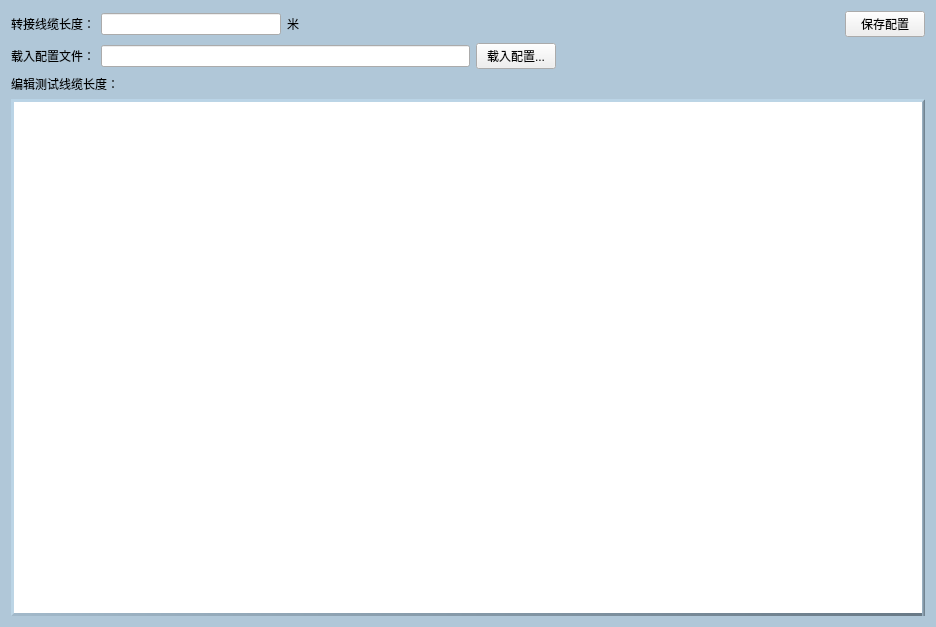
<?xml version="1.0" encoding="UTF-8"?>
<ui version="4.0">
 <class>ConfigFileEditForm</class>
 <widget class="QWidget" name="ConfigFileEditForm">
  <property name="geometry">
   <rect>
    <x>0</x>
    <y>0</y>
    <width>936</width>
    <height>627</height>
   </rect>
  </property>
  <property name="windowTitle">
   <string>Form</string>
  </property>
  <property name="styleSheet">
   <string notr="true">QWidget#ConfigFileEditForm
{
	background-color: rgb(176, 199, 216);	
}

QTableView,QTextEdit
{
	border:3px solid;
	border-right-color: qlineargradient(spread:pad, x1:0, y1:0, x2:1, y2:0, stop:0 rgba(162, 185, 202, 255), stop:1 rgba(104, 121, 134, 255));	
	border-top-color: qlineargradient(spread:pad, x1:0, y1:0, x2:1, y2:1, stop:0 rgba(185, 212, 231, 255), stop:1 rgba(189, 213, 229, 255));
	
	border-bottom-color: qlineargradient(spread:pad, x1:0, y1:0, x2:1, y2:0, stop:0 rgba(162, 185, 202, 255), stop:1 rgba(104, 121, 134, 255));
	
	border-left-color: qlineargradient(spread:pad, x1:0, y1:0, x2:1, y2:1, stop:0 rgba(185, 212, 231, 255), stop:1 rgba(189, 213, 229, 255));
}</string>
  </property>
  <layout class="QVBoxLayout" name="verticalLayout">
   <item>
    <layout class="QHBoxLayout" name="horizontalLayout">
     <item>
      <widget class="QLabel" name="label">
       <property name="text">
        <string>转接线缆长度：</string>
       </property>
      </widget>
     </item>
     <item>
      <widget class="QLineEdit" name="lineEdit"/>
     </item>
     <item>
      <widget class="QLabel" name="label_3">
       <property name="text">
        <string>米</string>
       </property>
      </widget>
     </item>
     <item>
      <spacer name="horizontalSpacer_4">
       <property name="orientation">
        <enum>Qt::Horizontal</enum>
       </property>
       <property name="sizeHint" stdset="0">
        <size>
         <width>40</width>
         <height>20</height>
        </size>
       </property>
      </spacer>
     </item>
     <item>
      <spacer name="horizontalSpacer_3">
       <property name="orientation">
        <enum>Qt::Horizontal</enum>
       </property>
       <property name="sizeHint" stdset="0">
        <size>
         <width>40</width>
         <height>20</height>
        </size>
       </property>
      </spacer>
     </item>
     <item>
      <spacer name="horizontalSpacer_2">
       <property name="orientation">
        <enum>Qt::Horizontal</enum>
       </property>
       <property name="sizeHint" stdset="0">
        <size>
         <width>40</width>
         <height>20</height>
        </size>
       </property>
      </spacer>
     </item>
     <item>
      <widget class="QPushButton" name="Save_Button">
       <property name="text">
        <string>保存配置</string>
       </property>
      </widget>
     </item>
    </layout>
   </item>
   <item>
    <layout class="QHBoxLayout" name="horizontalLayout_2">
     <item>
      <widget class="QLabel" name="label_4">
       <property name="text">
        <string>载入配置文件：</string>
       </property>
      </widget>
     </item>
     <item>
      <widget class="QLineEdit" name="lineEdit_ConfigFile"/>
     </item>
     <item>
      <widget class="QPushButton" name="loadFile_Button">
       <property name="text">
        <string>载入配置...</string>
       </property>
      </widget>
     </item>
     <item>
      <spacer name="horizontalSpacer_5">
       <property name="orientation">
        <enum>Qt::Horizontal</enum>
       </property>
       <property name="sizeHint" stdset="0">
        <size>
         <width>40</width>
         <height>20</height>
        </size>
       </property>
      </spacer>
     </item>
    </layout>
   </item>
   <item>
    <widget class="QLabel" name="label_2">
     <property name="text">
      <string>编辑测试线缆长度：</string>
     </property>
    </widget>
   </item>
   <item>
    <widget class="QTableView" name="Config_tableView"/>
   </item>
  </layout>
 </widget>
 <resources/>
 <connections/>
</ui>
